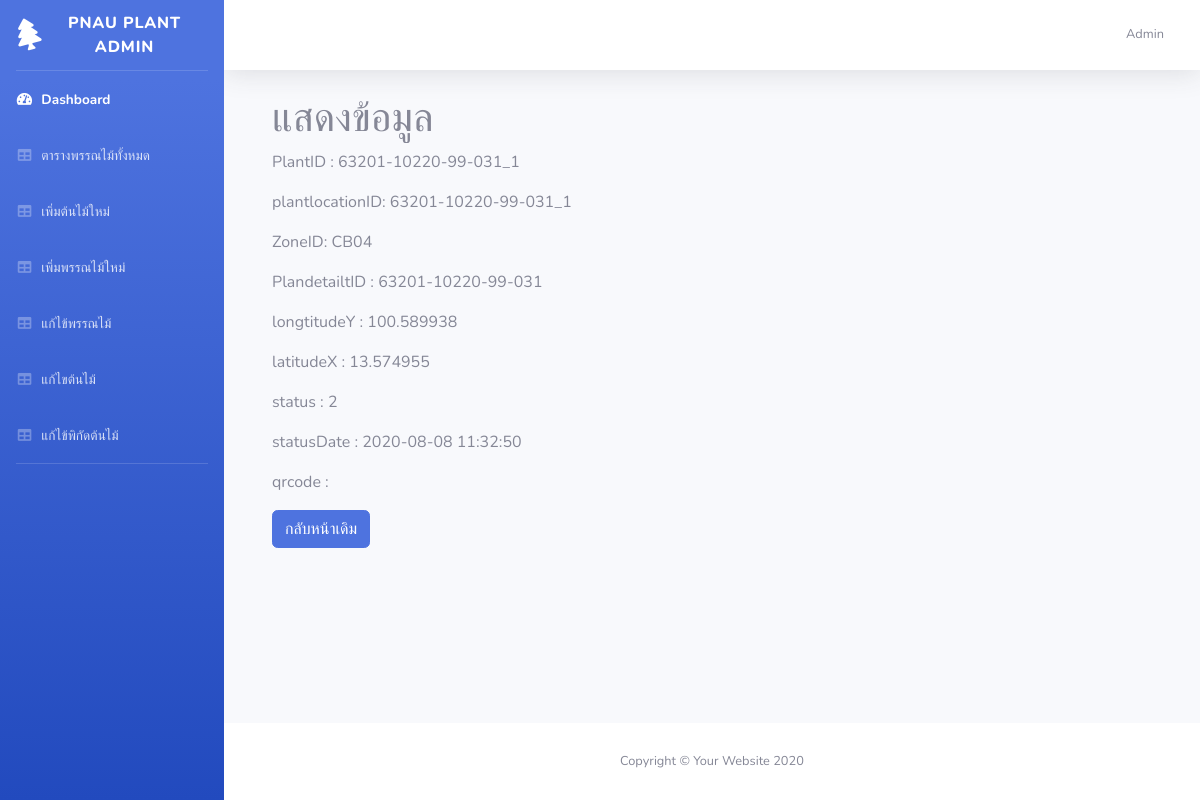
Screenshot of /adminPlantdetail.php?ID=63201-10220-99-031_1 with the database file from the repository.
### tables this page shows
CREATE TABLE `area` (
  `plantlocationID` varchar(60) NOT NULL,
  `ZoneID` char(5) NOT NULL,
  `PlandetailtID` varchar(60) NOT NULL,
  `longtitudeY` varchar(13) NOT NULL,
  `latitudeX` varchar(13) NOT NULL,
  `status` char(1) NOT NULL,
  `statusDate` timestamp NOT NULL DEFAULT current_timestamp() ON UPDATE current_timestamp(),
  `qrcode` varchar(30) NOT NULL
);

### adminPlantdetail.php (the view, shortened to what this page needs)
<!DOCTYPE html>
<html lang="en">
<head>
    <link href="vendor/fontawesome-free/css/all.min.css" rel="stylesheet" type="text/css">
    <link href="css/sb-admin-2.min.css" rel="stylesheet">
</head>
<body id="page-top">
    <div id="wrapper">
        <ul class="navbar-nav bg-gradient-primary sidebar sidebar-dark accordion" id="accordionSidebar">
            <a class="sidebar-brand d-flex align-items-center justify-content-center" href="index.html">
                <div class="sidebar-brand-icon rotate-n-15">
                    <i class="fas fa-tree"></i>
                </div>
                <div class="sidebar-brand-text mx-3">PNAU PLANT ADMIN </div>
            </a>
            <hr class="sidebar-divider my-0">
            <li class="nav-item active">
                <a class="nav-link" href="index.php">
                    <i class="fas fa-fw fa-tachometer-alt"></i>
                    <span>Dashboard</span></a>
            </li>
            <li class="nav-item">
                <a class="nav-link" href="detail_Plant.php">
                    <i class="fas fa-fw fa-table"></i>
                    <span>ตารางพรรณไม้ทั้งหมด</span></a>
            </li>
            <li class="nav-item">
                <a class="nav-link" href="Insert_plant.php">
                    <i class="fas fa-fw fa-table"></i>
                    <span>เพิ่มต้นไม้ใหม่</span></a>
            </li>
            <li class="nav-item">
                <a class="nav-link" href="Insert_detail.php">
                    <i class="fas fa-fw fa-table"></i>
                    <span>เพิ่มพรรณไม้ใหม่</span></a>
            </li>
            <li class="nav-item">
                <a class="nav-link" href="Update_detail.php">
                    <i class="fas fa-fw fa-table"></i>
                    <span>แก้ไข้พรรณไม้</span></a>
            </li>
            <li class="nav-item">
                <a class="nav-link" href="Update_plant.php">
                    <i class="fas fa-fw fa-table"></i>
                    <span>แก้ไขต้นไม้</span></a>
            </li>
            <li class="nav-item">
                <a class="nav-link" href="Update_location.php">
                    <i class="fas fa-fw fa-table"></i>
                    <span>แก้ไข้พิกัดต้นไม้</span></a>
            </li>
            <hr class="sidebar-divider d-none d-md-block">
        </ul>
        <div id="content-wrapper" class="d-flex flex-column">
            <div id="content">
                <nav class="navbar navbar-expand navbar-light bg-white topbar mb-4 static-top shadow">
                    <ul class="navbar-nav ml-auto">
                        <li class="nav-item dropdown no-arrow">
                            <a class="nav-link dropdown-toggle" href="#" id="userDropdown" role="button" data-toggle="dropdown" aria-haspopup="true" aria-expanded="false">
                                <span class="mr-2 d-none d-lg-inline text-gray-600 small">Admin</span>
                            </a>
                        </li>
                    </ul>
                </nav>
                <div class="container-fluid">
                    <div class="container">
                        <h1>แสดงข้อมูล</h1>
                        <?php
                        $ID = $_GET["ID"];
                        include('connection.php');
                        $query = "SELECT * FROM area WHERE area.plantlocationID = '" . $ID . "' ";
                        $result = mysqli_query($conn, $query);
                        while ($row = mysqli_fetch_array($result)) {
                            echo "<div><p>PlantID : " . $ID . "</p></div>";
                            echo "<div><p>plantlocationID: " . $row['plantlocationID'] . "</p></div>";
                            echo "<div><p>ZoneID: " . $row['ZoneID'] . "</p></div>";
                            echo "<div><p>PlandetailtID : " . $row['PlandetailtID'] . "</p></div>";
                            echo "<div><p>longtitudeY : " . $row['longtitudeY'] . "</p></div>";
                            echo "<div><p>latitudeX : " . $row['latitudeX'] . "</p></div>";
                            echo "<div><p>status : " . $row['status'] . "</p></div>";
                            echo "<div><p>statusDate : " . $row['statusDate'] . "</p></div>";
                            echo "<div><p>qrcode : " . $row['qrcode'] . "</p></div>";
                        }
                        ?>
                        <a href="index.html" class="btn btn-primary">กลับหน้าเดิม</a>
                    </div>
                </div>
            </div>
            <footer class="sticky-footer bg-white">
                <div class="container my-auto">
                    <div class="copyright text-center my-auto">
                        <span>Copyright &copy; Your Website 2020</span>
                    </div>
                </div>
            </footer>
        </div>
    </div>
</body>
</html>

### rows the page displays
area: plantlocationID "63201-10220-99-031_1", ZoneID "CB04", PlandetailtID "63201-10220-99-031", longtitudeY "100.589938", latitudeX "13.574955", status "2", statusDate "2020-08-08 11:32:50"
